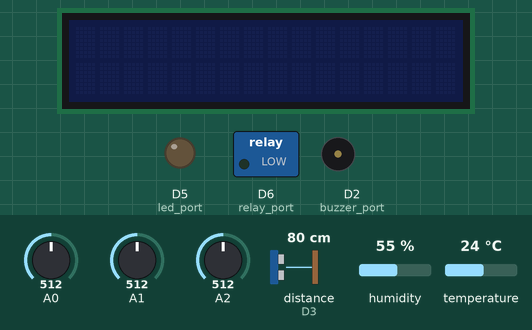
A program run on a simulated Raspberry Pi (BCM pin numbers) with a GrovePi. On the bench: 16×2 character LCD, switched loads named in the program (green lamp = pin HIGH), output pins drawn as LEDs (lit = HIGH), buzzer (waves = sounding, pin HIGH). The inputs (shaded band) are chosen by the test bench; at power-on: A0 = 512, A1 = 512, A2 = 512, distance to the obstacle (sensor on D3) 80 cm, humidity 55 %, temperature 24 °C (analog values on the 0–1023 scale). Web requests get an empty 200 reply after 0.4 s; what the program prints to the terminal is not drawn.

Above: at 0.1 s.
At 7.4 s:
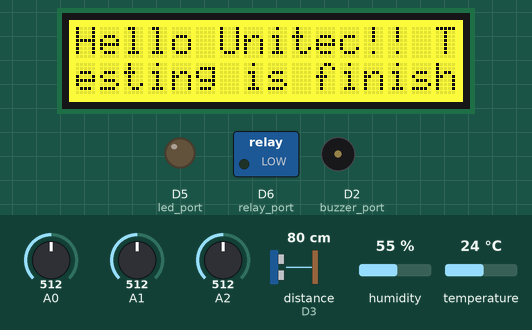
At 9.4 s:
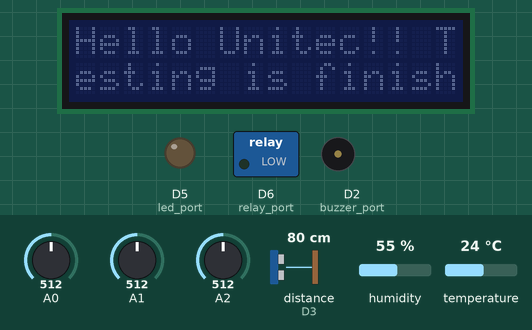

Measured:
- by itself, everything shown: repeats every 9.3 s, in 3 steps
- what the display in image 1 shows lasts 2.0 s, from 7.3 s to 9.3 s
- what the display in image 2 shows lasts 7.2 s, from 9.3 s to 16.5 s

The program:

IOT_thingspeak.py
```python
import httplib, urllib
import time
from  grovepi import *
from grove_rgb_lcd import *

WKEY = '57U9CEIXT2WF00PC'
headers = {"Content-type": "application/x-www-form-urlencoded", "Accept": "text/plain"}
DEBUG = True

##### Definition of Sensor connection for ANALOG PORT #####
# Sound Sensor :Analog A0
sound_sensor_port = 0
# Light Sensor :Analog A1
light_sensor_port = 1
# Rotary Angle Sensor :Analog A2
rotary_sensor_port = 2

##### Definition of Sensor connection for DIGITAL PORT #####
##### Assign PIN mode #####
# Buzzer - D2
buzzer_port = 2
pinMode(buzzer_port,"OUTPUT")	# Assign mode for buzzer as output

# Ultrasonic Sensor - D3
# read by ultrasonicRead()
ultrasonic_ranger_port = 3

# Button - D4
button_port = 4
pinMode(button_port,"INPUT")		# Assign mode for Button as input

# LED : Digital D5
led_port = 5
pinMode(led_port,"OUTPUT")

# Relay Sensor
relay_port = 6
pinMode(relay_port,"OUTPUT")

# Humidity and Temperature Sensor
# ready by dht() function
dht_sensor_port = 7

##### I2C device #####
# LCD on any I2C port

# TaklBack Definition
# ThingsSpeak -> Apps -> TalkBack
TalkBackID = '15763'
TalkBackAPIKey = 'X0TF1DGNJFOY2G6W'


loop_cnt = 0
while True:
    time.sleep(1)
    loop_cnt = loop_cnt+1
    print '===========>>> Loop count  = ', loop_cnt
    # read temp sensor, field 1 and field 2
    [temp, hum] = dht(dht_sensor_port,0)
    print("Temp : ",temp, "C    Humidity : ", hum, "%")
    time.sleep(1)

    # read proximity sensor, field 3
    distant = ultrasonicRead(ultrasonic_ranger_port)
    print("Distance : ", distant)
    time.sleep(1)

    # read sound sensor, field 4
    sound = analogRead(sound_sensor_port)
    print("Sound level : " , sound)
    time.sleep(1)

    # read light sensor, field 5
    light = analogRead(light_sensor_port)
    print("Light level : ", light )
    time.sleep(1)

    # read rotary sensor, field 6
    rotary = analogRead(rotary_sensor_port)
    print("Rotary button value : ", rotary)
    time.sleep(1)


    params = urllib.urlencode({"field1": temp,"field2": hum, "field3":distant, "field4":sound, "field5":light, "field6":rotary,  "key": WKEY})
    conn = httplib.HTTPConnection("api.thingspeak.com:80")
    try:
        conn.request("POST", "/update", params, headers)
        response = conn.getresponse()
        print ("Status :", response.status,"Reason:", response.reason)
        data = response.read()
        conn.close()

    except KeyboardInterrupt:
        print("Key interrupt occured")
        break

    except:
        print "Connection failed"

    #  Execute Next TalkBack Command
    #  From https://au.mathworks.com/help/thingspeak/talkback-app.html#execute_talkback_comand
    #  POST https://api.thingspeak.com/talkbacks/TALKBACK_ID/commands/execute
    #       api_key=YOUR_TALKBACK_API_KEY
    #  Response is command string. Ex. OPENDOOR
    talkBackURL =  "http://api.thingspeak.com/talkbacks/" + TalkBackID + "/commands/execute?api_key=" + TalkBackAPIKey;

    # Request command to thingspeak server( dispatch a single command from commend buffer )
    command = conn.request("GET", talkBackURL)
    command = conn.getresponse()
    action = command.read()
    print 'COMMAND: ',action

    # Predefined command for Raspberry Pi
    # All of actions performed display on LCD
    #   COMMAND         ACTION
    # 1. TEMPUP        Turn on Relay(HEATER)
    # 2. TEMPDOWN      Turn off Relay(HEATER)
    # 3. RINGON        Ring on Buzzer
    # 4. RINGOFF       Ring off Buzzer

    if action == "TEMPUP":
        print 'Requesting...Turn on Heater'
        print("CurrentTemp:"+str(temp)+"C")
        #turn on Heater - relay sensor ON
        digitalWrite(relay_port,1)
        #display the action on LCD
        setRGB(255, 0, 0)
        setText("CurrentTemp:" + str(temp) + "C"+" Heater is ON")
    elif action == "TEMPDOWN":
        print 'Requesting...Turn off Heater'
        print("CurrentTemp:"+str(temp)+"C")
        #turn off Heater - relay sensor OFF
        digitalWrite(relay_port,0)
        #display the action on LCD
        setRGB(0, 0, 255)
        setText("CurrentTemp:" + str(temp) + "C"+" Heater is Off")
    elif action =="RINGON":
        print 'Requesting... Turn On Alarm'
        #turn on Alarm - Buzzer is On
        digitalWrite(buzzer_port,1)
        #display the action on LCD
        setRGB(255, 0, 0)
        setText("Warning...Alarm turned On")
    elif action == "RINGOFF":
        print 'Requesting... Turn Off Alarm'
        #turn off Alarm - Buzzer is Off
        digitalWrite(buzzer_port,0)
        #display the action on LCD
        setRGB(0, 255, 0)
        setText("Cleared...Turning Off Alarm")
    else:
        print 'NO command available or invalid command'
        #turn off all sensors
        digitalWrite(relay_port,0)
        digitalWrite(buzzer_port,0)
        setRGB(255, 255, 0)
        setText("Hello Unitec!! Testing is finished!! Bye")
        time.sleep(2)
        setRGB(0,0,0)
```
